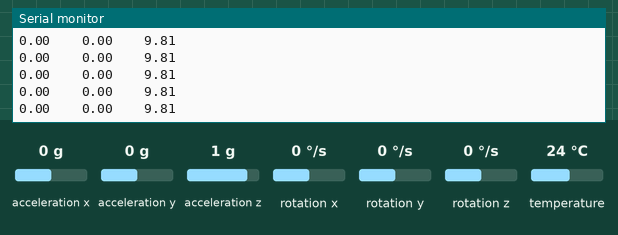
Bench run of a sketch on a simulated Arduino Leonardo, built with avr-gcc and run on an emulated ATmega32U4. On the bench: the last lines printed to the serial monitor. The test bench sets the inputs (shaded band); at power-on: acceleration x 0 g, acceleration y 0 g, acceleration z 1 g, rotation x 0 °/s, rotation y 0 °/s, rotation z 0 °/s, temperature 24 °C.

Above: at 1.2 s.
1.3 s: acceleration x set to -1.4 g
At 1.9 s:
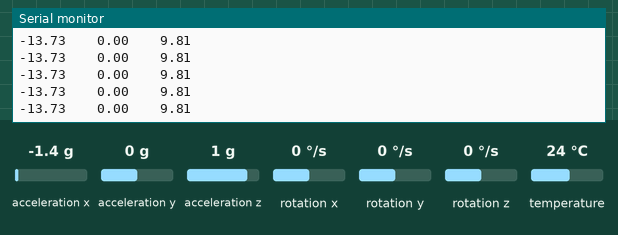
4.3 s: acceleration y set to -1.4 g
At 4.9 s:
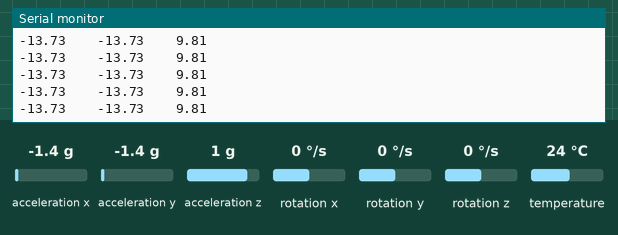
5.8 s: acceleration x set to -0.8 g
At 6.8 s:
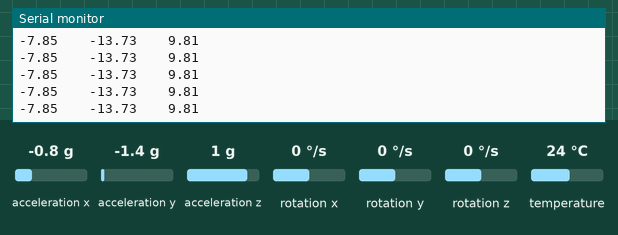
8.8 s: acceleration z set to -1.4 g
At 9.3 s:
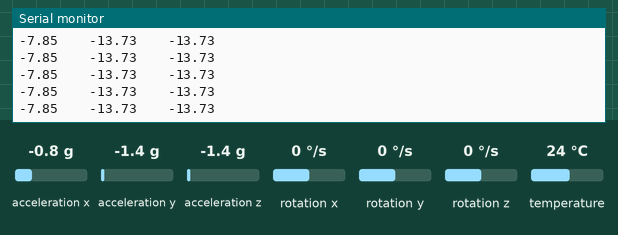
Timing chart, 0 to 9.8 s (numbered marks = the images above; inputs shaded):
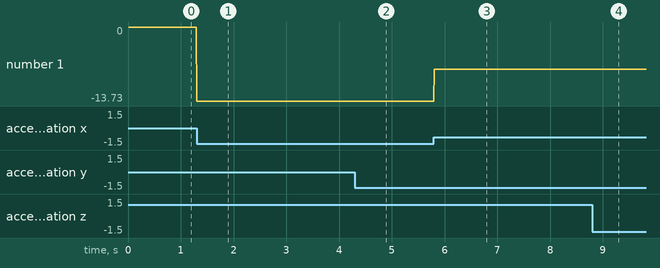

The sketch:

firmware_acc.ino
```cpp
// Basic demo for accelerometer readings from Adafruit MPU6050

#include <Adafruit_MPU6050.h>
#include <Adafruit_Sensor.h>
#include <Wire.h>

Adafruit_MPU6050 mpu;

void setup(void) {
  Serial.begin(115200);
  while (!Serial)
    delay(10); // will pause Zero, Leonardo, etc until serial console opens


  // Try to initialize!
  if (!mpu.begin()) {
    Serial.println("Failed to find MPU6050 chip");
    while (1) {
      delay(10);
    }
  }


  mpu.setAccelerometerRange(MPU6050_RANGE_8_G);

  //mpu.setGyroRange(MPU6050_RANGE_500_DEG);


  mpu.setFilterBandwidth(MPU6050_BAND_21_HZ);
  //Serial.print("Filter bandwidth set to: ");


  Serial.println("");
  //delay(100);
}

void loop() {

  /* Get new sensor events with the readings */
  sensors_event_t a, g, temp;
  mpu.getEvent(&a, &g, &temp);
  //delay(1);
  /* Print out the values */
  //Serial.print("Acceleration X: ");
  Serial.print(a.acceleration.x);
  Serial.print("    ");
  //Serial.print(", Y: ");
  Serial.print(a.acceleration.y);
  Serial.print("    ");
  //Serial.print(", Z: ");
  Serial.print(a.acceleration.z);
  //Serial.println(" m/s^2");

  //Serial.print("Rotation X: ");
  //Serial.print(g.gyro.x);
  //Serial.print(", Y: ");
  //Serial.print(g.gyro.y);
  //Serial.print(", Z: ");
  //Serial.print(g.gyro.z);
  //Serial.println(" rad/s");
//
  //Serial.print("Temperature: ");
  //Serial.print(temp.temperature);
  //Serial.println(" degC");

  Serial.println("");
  //delay(500);
}
```

Measured:
- after the input at 1.3 s, the serial monitor: prints a new line at once (image 1)
- after the input at 4.3 s, the serial monitor: prints a new line at once (image 2)
- after the input at 5.8 s, the serial monitor: prints a new line at once (image 3)
- after the input at 8.8 s, the serial monitor: prints a new line at once (image 4)
- plotted number 1: 0 → -13.73 after the input at 1.3 s, -13.73 → -7.85 after the input at 5.8 s
